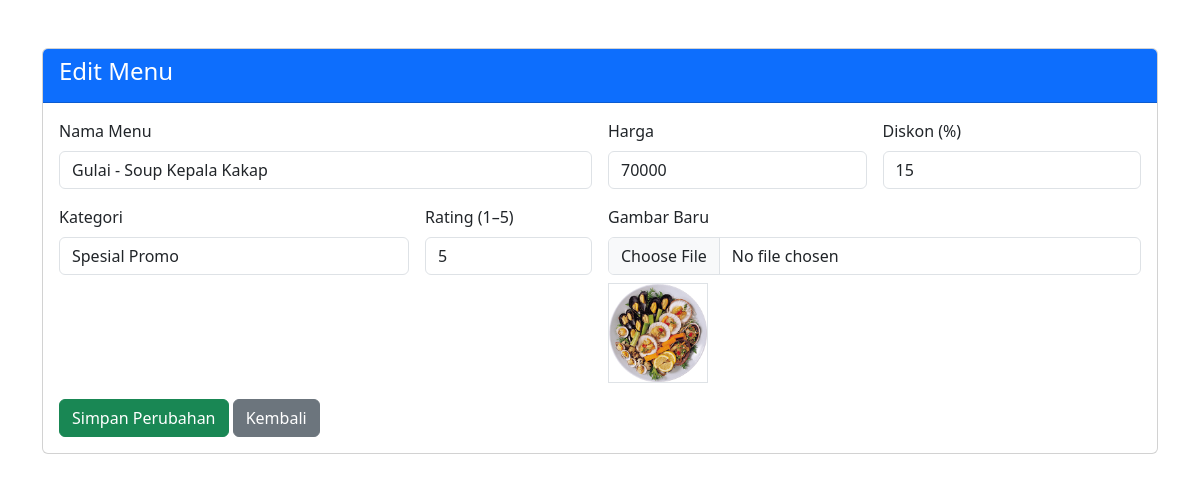
The app's page /main/admin/edit_menu.php?id=1 (signed in) with its own data.
### tables this page shows
CREATE TABLE `menu` (
  `id` int(11) NOT NULL,
  `nama` varchar(100) DEFAULT NULL,
  `kategori` varchar(50) DEFAULT NULL,
  `harga` int(11) DEFAULT NULL,
  `harga_diskon` decimal(10,2) DEFAULT NULL,
  `diskon` int(11) DEFAULT NULL,
  `gambar` varchar(255) DEFAULT NULL,
  `rating` int(11) DEFAULT NULL
);

### main/admin/edit_menu.php (the view, shortened to what this page needs)
<?php
include '../koneksi.php';
$id = $_GET['id'];
$data = mysqli_query($conn, "SELECT * FROM menu WHERE id=$id")->fetch_assoc();
?>
<!DOCTYPE html>
<html lang="id">
<head>
  <link href="https://cdn.jsdelivr.net/npm/bootstrap@5.3.0/dist/css/bootstrap.min.css" rel="stylesheet">
</head>
<body class="container py-5">
  <div class="card">
    <div class="card-header bg-primary text-white">
      <h4>Edit Menu</h4>
    </div>
    <div class="card-body">
      <form method="post" enctype="multipart/form-data" class="row g-3">
        <div class="col-md-6">
          <label for="nama" class="form-label">Nama Menu</label>
          <input type="text" name="nama" id="nama" class="form-control" value="<?= htmlspecialchars($data['nama']) ?>" required>
        </div>
        <div class="col-md-3">
          <label for="harga" class="form-label">Harga</label>
          <input type="number" name="harga" id="harga" class="form-control" value="<?= $data['harga'] ?>" required>
        </div>
        <div class="col-md-3">
          <label for="diskon" class="form-label">Diskon (%)</label>
          <input type="number" name="diskon" id="diskon" class="form-control" value="<?= $data['diskon'] ?>">
        </div>
        <div class="col-md-4">
          <label for="kategori" class="form-label">Kategori</label>
          <input type="text" name="kategori" id="kategori" class="form-control" value="<?= htmlspecialchars($data['kategori']) ?>">
        </div>
        <div class="col-md-2">
          <label for="rating" class="form-label">Rating (1–5)</label>
          <input type="number" name="rating" id="rating" class="form-control" min="1" max="5" value="<?= $data['rating'] ?>">
        </div>
        <div class="col-md-6">
          <label for="gambar" class="form-label">Gambar Baru</label>
          <input type="file" name="gambar" id="gambar" class="form-control">
          <?php if (!empty($data['gambar'])): ?>
            <img src="gambar/<?= htmlspecialchars($data['gambar']) ?>" width="100" class="mt-2 border">
          <?php endif; ?>
        </div>
        <div class="col-12">
          <button type="submit" name="simpan" class="btn btn-success">Simpan Perubahan</button>
          <a href="menu.php" class="btn btn-secondary">Kembali</a>
        </div>
      </form>
    </div>
  </div>
</body>
</html>

### records on screen
menu: nama "Gulai - Soup Kepala Kakap", harga "70000", diskon "15", kategori "Spesial Promo", rating "5", gambar (picture)
